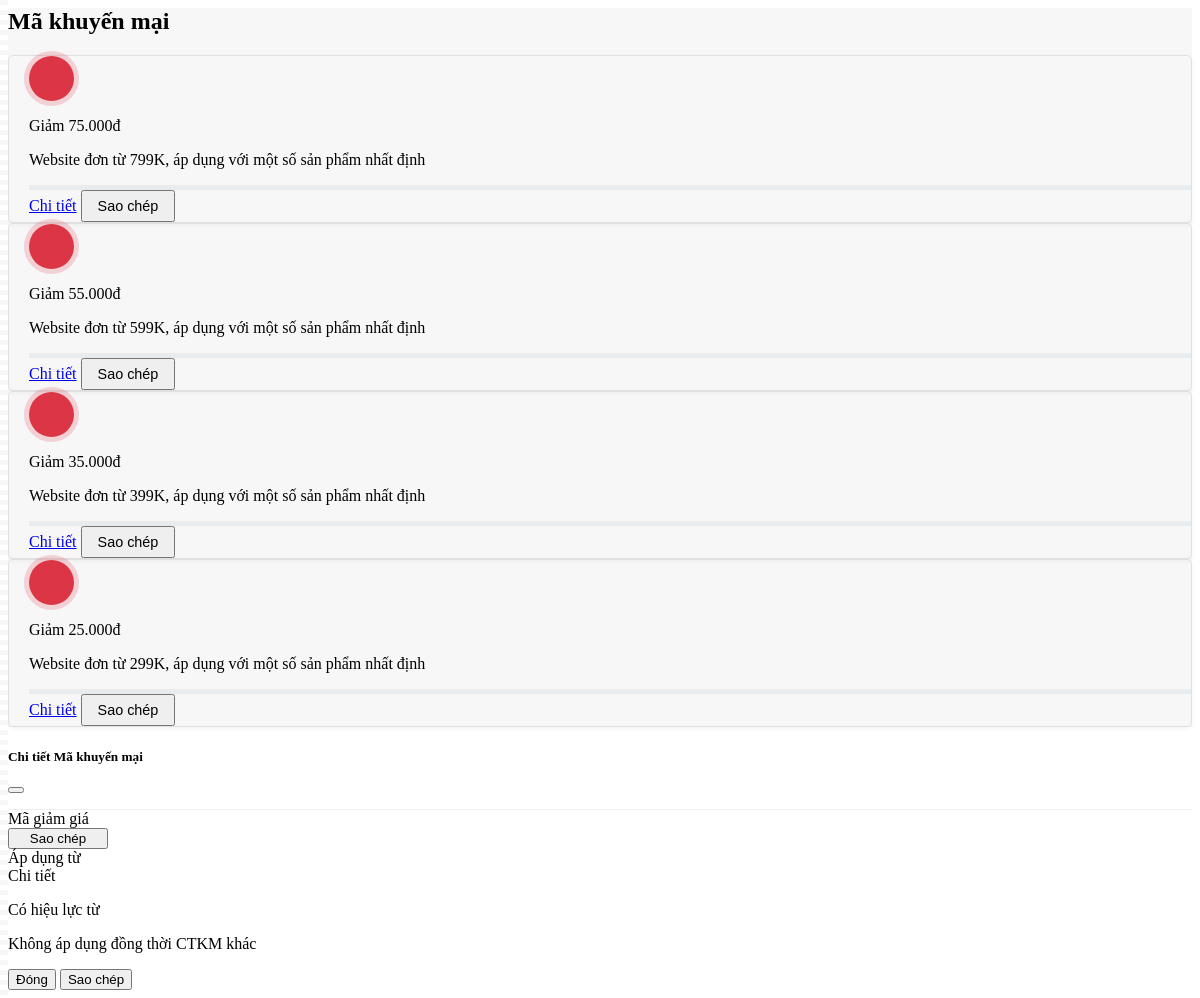
Screenshot of /vouchers.php with the database file from the repository.
### tables this page shows
CREATE TABLE `vouchers` (
  `id` int(10) UNSIGNED NOT NULL,
  `code` varchar(50) NOT NULL COMMENT 'Mã giảm giá (VD: FREE75K)',
  `discount_amount` decimal(10,2) NOT NULL COMMENT 'Giá trị giảm (VD: 75000.00)',
  `discount_text` varchar(50) NOT NULL COMMENT 'Văn bản giảm giá (VD: Giảm 75.000đ)',
  `min_order_amount` decimal(10,2) NOT NULL COMMENT 'Giá trị đơn hàng tối thiểu để áp dụng (VD: 799000.00)',
  `condition_text` varchar(255) NOT NULL COMMENT 'Mô tả điều kiện (VD: Website đơn từ 799K...)',
  `quantity` int(10) UNSIGNED DEFAULT 0 COMMENT 'Số lượng mã được phát hành',
  `used_count` int(10) UNSIGNED DEFAULT 0 COMMENT 'Số lượng mã đã được sử dụng',
  `start_date` date NOT NULL COMMENT 'Ngày bắt đầu hiệu lực',
  `end_date` date NOT NULL COMMENT 'Ngày hết hạn',
  `is_active` tinyint(1) NOT NULL DEFAULT 1 COMMENT 'Trạng thái hoạt động (1: Hoạt động, 0: Ngưng)',
  `created_at` timestamp NOT NULL DEFAULT current_timestamp(),
  `updated_at` timestamp NOT NULL DEFAULT current_timestamp() ON UPDATE current_timestamp()
);

### vouchers.php (the view, shortened to what this page needs)
<?php
require_once __DIR__ . '/config/connect.php';
$vouchers = [];
if (isset($pdo) && $pdo) {
    try {
        $sql = "SELECT code, discount_text, condition_text, quantity, used_count,
                       start_date, end_date, discount_amount, min_order_amount
                FROM vouchers
                WHERE is_active = 1
                ORDER BY discount_amount DESC
                LIMIT 4";
        $stmt = $pdo->query($sql);
        $vouchers = $stmt->fetchAll();
    } catch (\PDOException $e) {
        echo "<div class='container py-3'><p style='color: red;'>Lỗi truy vấn voucher: " . $e->getMessage() . "</p></div>";
        $vouchers = [];
    }
}
?>
<div class="container py-4" style="background-color: #f7f7f7;">
    <h2 class="text-center mb-4 voucher-title">Mã khuyến mại</h2>
    <div class="row g-3">
        <?php
        if (!empty($vouchers)):
            foreach ($vouchers as $voucher):
                $discount_amount_formatted = number_format($voucher['discount_amount'], 0, ',', '.');
                $min_order_amount_formatted = number_format($voucher['min_order_amount'], 0, ',', '.');
                ?>
                <div class="col-lg-3 col-md-6 col-sm-12">
                    <div class="voucher-card p-3 bg-white position-relative overflow-hidden">
                        <div class="ribbon-effect"></div>
                        <div class="d-flex align-items-center mb-3">
                            <div class="voucher-icon-box flex-shrink-0 me-3">
                            </div>
                            <div>
                                <p class="mb-0 fw-bold fs-5 text-dark">
                                    <?php echo htmlspecialchars($voucher['discount_text']); ?></p>
                                <p class="small text-muted mb-0"><?php echo htmlspecialchars($voucher['condition_text']); ?></p>
                            </div>
                        </div>
                        <div class="progress voucher-progress-bar mb-3" style="height: 5px;">
                        </div>
                        <div class="d-flex justify-content-between align-items-center">
                            <a href="#" class="text-danger small fw-bold text-decoration-none view-detail-btn"
                                data-bs-toggle="modal" data-bs-target="#voucherDetailModal"
                                data-discount-text="<?php echo htmlspecialchars($voucher['discount_text']); ?>"
                                data-condition-text="<?php echo htmlspecialchars($voucher['condition_text']); ?>"
                                data-voucher-code="<?php echo htmlspecialchars($voucher['code']); ?>"
                                data-start-date="<?php echo htmlspecialchars($voucher['start_date']); ?>"
                                data-end-date="<?php echo htmlspecialchars($voucher['end_date']); ?>"
                                data-full-description="GIẢM <?php echo $discount_amount_formatted; ?>Đ CHO HOÁ ĐƠN TỪ <?php echo $min_order_amount_formatted; ?>Đ">Chi
                                tiết</a>
                            <button class="btn btn-dark btn-sm rounded-0 copy-btn"
                                data-code="<?php echo htmlspecialchars($voucher['code']); ?>">
                                Sao chép
                            </button>
                        </div>
                    </div>
                </div>
            <?php endforeach;
        else: ?>
            <div class="col-12 text-center py-5">
                <p class="text-muted">Hiện chưa có mã khuyến mại nào đang áp dụng.</p>
            </div>
        <?php endif; ?>
    </div>
</div>
<div class="modal fade" id="voucherDetailModal" tabindex="-1" aria-labelledby="voucherDetailModalLabel"
    aria-hidden="true">
    <div class="modal-dialog modal-dialog-centered">
        <div class="modal-content rounded-0">
            <div class="modal-header border-0">
                <h5 class="modal-title fw-bold" id="voucherDetailModalLabel">Chi tiết Mã khuyến mại</h5>
                <button type="button" class="btn-close" data-bs-dismiss="modal" aria-label="Close"></button>
            </div>
            <div class="modal-body pt-0">
                <div class="discount-summary pb-3 mb-3 border-bottom">
                </div>
                <div class="bg-light p-3 mb-3 d-flex align-items-center justify-content-between">
                    <div class="flex-grow-1">
                        <span class="d-block text-muted small mb-1">Mã giảm giá</span>
                    </div>
                    <button class="btn btn-sm btn-outline-dark ms-3 copy-btn-modal" id="modalCopyButton"
                        style="width: 100px;">
                        <i class="bi bi-files me-1"></i> Sao chép
                    </button>
                </div>
                <div class="mb-3">
                    <span class="d-block text-muted small mb-1">Áp dụng từ</span>
                </div>
                <div class="mb-3">
                    <span class="d-block fw-bold mb-1 border-bottom pb-2">Chi tiết</span>
                    <p class="text-muted small">Có hiệu lực từ <span id="modalEffectDate"></span></p>
                    <p class="text-danger small mt-2">Không áp dụng đồng thời CTKM khác</p>
                </div>
            </div>
            <div class="modal-footer border-0">
                <button type="button" class="btn btn-light rounded-0" data-bs-dismiss="modal">Đóng</button>
                <button type="button" class="btn btn-dark rounded-0 copy-btn-modal" id="modalCopyFooterButton">Sao
                    chép</button>
            </div>
        </div>
    </div>
</div>

### vouchers.php (style rules this page uses)
.voucher-icon-box { width: 45px; height: 45px; background-color: #dc3545; border-radius: 50%; display: flex; align-items: center; justify-content: center; position: relative; box-shadow: 0 0 0 5px rgba(220, 53, 69, 0.2); }
.voucher-progress-bar { background-color: #e9ecef; border-radius: 0; }
.voucher-card { border: 1px solid #e0e0e0; border-radius: 5px; box-shadow: 0 2px 5px rgba(0, 0, 0, 0.05); }
.copy-btn { font-size: 0.9rem; padding: 6px 15px; }
.ribbon-effect { position: absolute; top: 0; left: 0; width: 8px; height: 100%; background: repeating-linear-gradient(180deg, #f7f7f7, #f7f7f7 5px, #fff 5px, #fff 10px); }
.voucher-card { padding-left: 20px !important; }
.modal-content { border-radius: 5px !important; }
.discount-summary { border-bottom: 1px solid #eee; }

### rows the page displays
vouchers: discount_text "Giảm 75.000đ", condition_text "Website đơn từ 799K, áp dụng với một số sản phẩm nhất định"
vouchers: discount_text "Giảm 55.000đ", condition_text "Website đơn từ 599K, áp dụng với một số sản phẩm nhất định"
vouchers: discount_text "Giảm 35.000đ", condition_text "Website đơn từ 399K, áp dụng với một số sản phẩm nhất định"
vouchers: discount_text "Giảm 25.000đ", condition_text "Website đơn từ 299K, áp dụng với một số sản phẩm nhất định"
